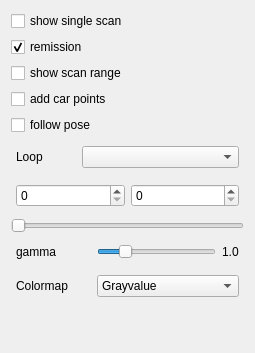
        <widget class="QWidget" name="tab_3">
         <attribute name="title">
          <string>Visuals</string>
         </attribute>
         <layout class="QVBoxLayout" name="verticalLayout_7">
          <item>
           <widget class="QCheckBox" name="chkShowSingleScan">
            <property name="text">
             <string>show single scan</string>
            </property>
           </widget>
          </item>
          <item>
           <widget class="QCheckBox" name="chkShowRemission">
            <property name="text">
             <string>remission</string>
            </property>
            <property name="checked">
             <bool>true</bool>
            </property>
           </widget>
          </item>
          <item>
           <widget class="QCheckBox" name="chkShowScanRange">
            <property name="text">
             <string>show scan range</string>
            </property>
           </widget>
          </item>
          <item>
           <widget class="QCheckBox" name="chkAddCarPoints">
            <property name="text">
             <string>add car points</string>
            </property>
            <property name="checked">
             <bool>false</bool>
            </property>
           </widget>
          </item>
          <item>
           <widget class="QCheckBox" name="chkFollowPose">
            <property name="text">
             <string>follow pose</string>
            </property>
           </widget>
          </item>
          <item>
           <layout class="QHBoxLayout" name="horizontalLayout_7">
            <property name="leftMargin">
             <number>5</number>
            </property>
            <property name="topMargin">
             <number>5</number>
            </property>
            <property name="rightMargin">
             <number>5</number>
            </property>
            <property name="bottomMargin">
             <number>5</number>
            </property>
            <item>
             <widget class="QLabel" name="label_2">
              <property name="minimumSize">
               <size>
                <width>60</width>
                <height>0</height>
               </size>
              </property>
              <property name="text">
               <string>Loop</string>
              </property>
             </widget>
            </item>
            <item>
             <widget class="QComboBox" name="cmbLoops">
              <property name="sizePolicy">
               <sizepolicy hsizetype="MinimumExpanding" vsizetype="Fixed">
                <horstretch>0</horstretch>
                <verstretch>0</verstretch>
               </sizepolicy>
              </property>
             </widget>
            </item>
           </layout>
          </item>
          <item>
           <layout class="QHBoxLayout" name="horizontalLayout_19">
            <property name="leftMargin">
             <number>5</number>
            </property>
            <property name="topMargin">
             <number>5</number>
            </property>
            <property name="rightMargin">
             <number>5</number>
            </property>
            <property name="bottomMargin">
             <number>5</number>
            </property>
            <item>
             <widget class="QSpinBox" name="spinRangeBegin">
              <property name="maximum">
               <number>1000</number>
              </property>
             </widget>
            </item>
            <item>
             <widget class="QSpinBox" name="spinRangeEnd">
              <property name="maximum">
               <number>1000</number>
              </property>
             </widget>
            </item>
           </layout>
          </item>
          <item>
           <widget class="QSlider" name="horizontalSlider">
            <property name="orientation">
             <enum>Qt::Horizontal</enum>
            </property>
           </widget>
          </item>
          <item>
           <layout class="QHBoxLayout" name="horizontalLayout_2">
            <property name="leftMargin">
             <number>5</number>
            </property>
            <property name="topMargin">
             <number>5</number>
            </property>
            <property name="rightMargin">
             <number>5</number>
            </property>
            <property name="bottomMargin">
             <number>5</number>
            </property>
            <item>
             <widget class="QLabel" name="label">
              <property name="minimumSize">
               <size>
                <width>75</width>
                <height>0</height>
               </size>
              </property>
              <property name="text">
               <string>gamma</string>
              </property>
             </widget>
            </item>
            <item>
             <widget class="QSlider" name="sldGamma">
              <property name="maximum">
               <number>50</number>
              </property>
              <property name="pageStep">
               <number>10</number>
              </property>
              <property name="value">
               <number>10</number>
              </property>
              <property name="orientation">
               <enum>Qt::Horizontal</enum>
              </property>
             </widget>
            </item>
            <item>
             <widget class="QLabel" name="lblGammaValue">
              <property name="text">
               <string>1.0</string>
              </property>
             </widget>
            </item>
           </layout>
          </item>
          <item>
           <layout class="QHBoxLayout" name="horizontalLayout_3">
            <property name="leftMargin">
             <number>5</number>
            </property>
            <property name="topMargin">
             <number>5</number>
            </property>
            <property name="rightMargin">
             <number>5</number>
            </property>
            <property name="bottomMargin">
             <number>5</number>
            </property>
            <item>
             <widget class="QLabel" name="label_3">
              <property name="minimumSize">
               <size>
                <width>75</width>
                <height>0</height>
               </size>
              </property>
              <property name="text">
               <string>Colormap</string>
              </property>
             </widget>
            </item>
            <item>
             <widget class="QComboBox" name="cmbColormap">
              <property name="minimumSize">
               <size>
                <width>0</width>
                <height>0</height>
               </size>
              </property>
              <item>
               <property name="text">
                <string>Grayvalue</string>
               </property>
              </item>
              <item>
               <property name="text">
                <string>Magma</string>
               </property>
              </item>
              <item>
               <property name="text">
                <string>Viridis</string>
               </property>
              </item>
              <item>
               <property name="text">
                <string>Jet</string>
               </property>
              </item>
              <item>
               <property name="text">
                <string>Rainbow (Blue-Red)</string>
               </property>
              </item>
             </widget>
            </item>
           </layout>
          </item>
          <item>
           <spacer name="verticalSpacer_4">
            <property name="orientation">
             <enum>Qt::Vertical</enum>
            </property>
            <property name="sizeHint" stdset="0">
             <size>
              <width>20</width>
              <height>40</height>
             </size>
            </property>
           </spacer>
          </item>
         </layout>
        </widget>
